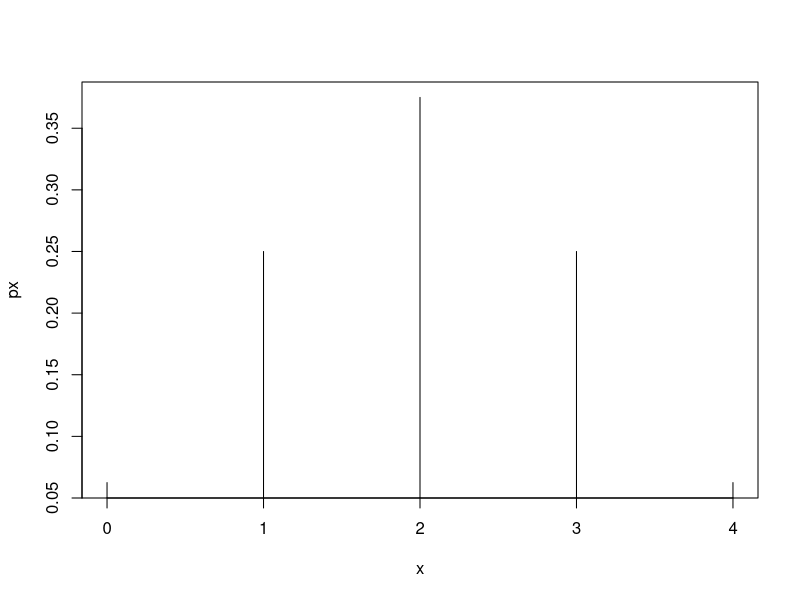
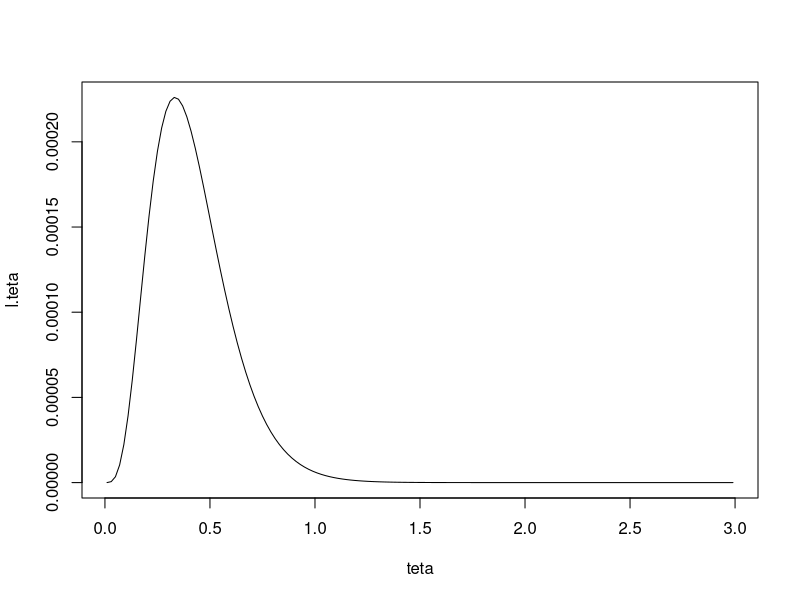
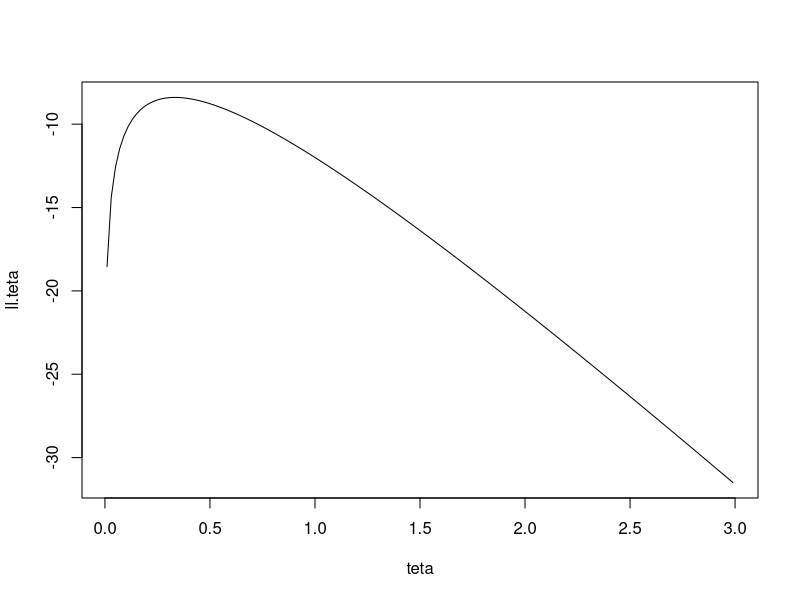
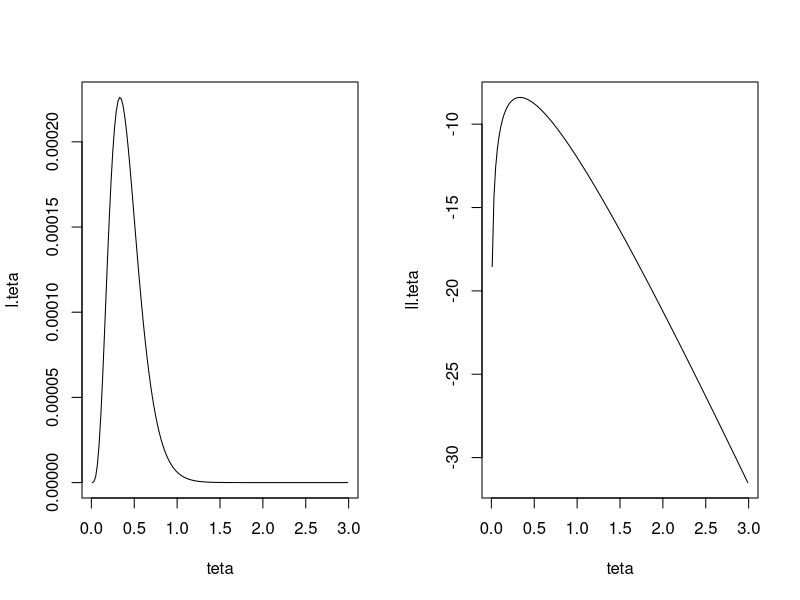
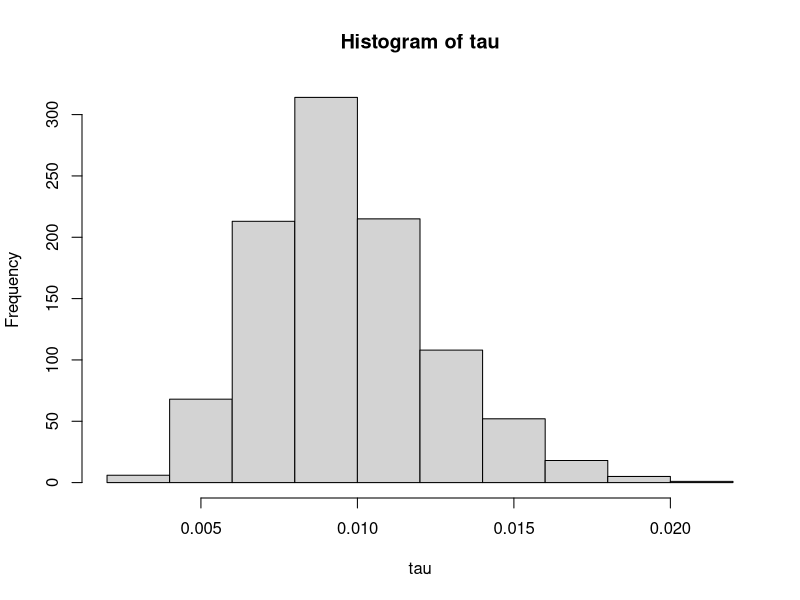
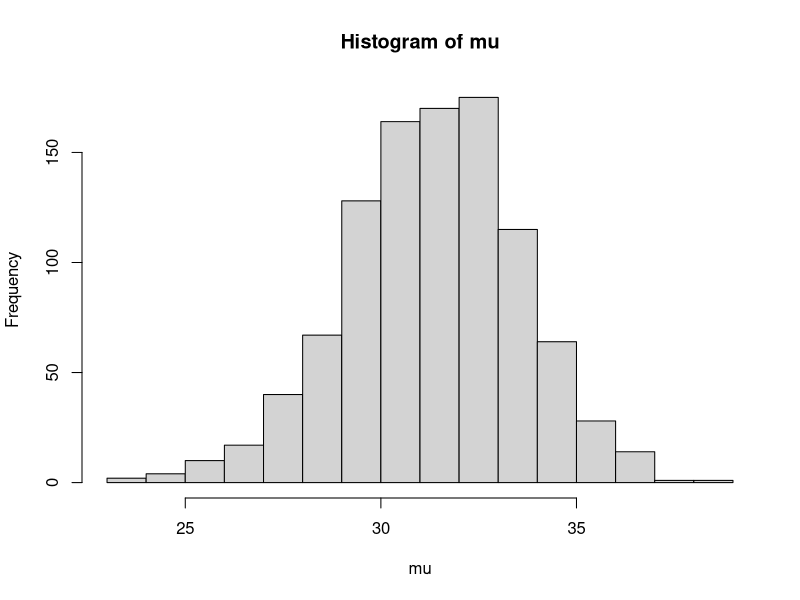
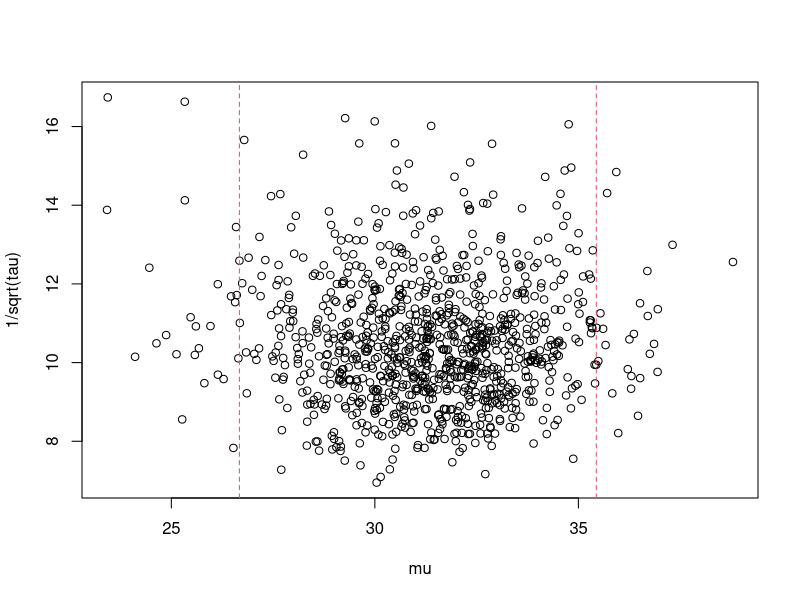
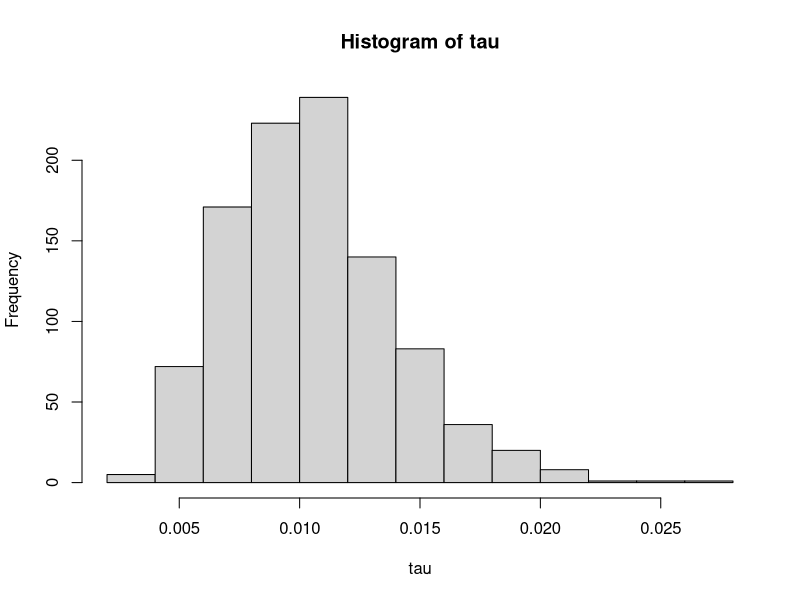

Write R code to recreate these figures, in order.
## exemplo das mulheres grávidas
x <- 0:4
px <- dbinom(x, size = 4, prob = 1/2)
plot(x, px, type = "h")


## versossimilhança Poisson, X=4, n=12
teta <- seq(0.01, 3, 0.02)
# sem a cte normalizadora
l.teta <- exp(-12*teta) * teta^4
plot(teta, l.teta, type = "l")
ll.teta <- -12*teta + 4*log(teta)
plot(teta, ll.teta, type = "l")
par(mfrow=c(1,2))
plot(teta, l.teta, type = "l")
plot(teta, ll.teta, type = "l")
par(mfrow=c(1,1))
# estimador de maxima verossimilhança
teta[l.teta == max(l.teta)]
teta[ll.teta == max(ll.teta)]
# nesse caso eh igual a media da Poisson x/n
4/12

## simulação normal-gama, exemplo dos leitões
# simula priori p(\tau) ~ gama
m <- 1000 # numero de simulacoes
mu1 <- 31.36
alpha1 <- 12
beta1 <- 1254.54
lambda1 <- 22

tau <- rgamma(m, shape = alpha1, rate = beta1)
hist(tau)

# simula priori p(\mu|\tau) ~ normal
mu <- rep(0, m)
for(i in 1:m){
    sigma <- 1/sqrt(22*tau[i]) # 1/sqrt(\tau) = sigma (desvio-padrao)
    mu[i] <- rnorm(1, mu1, sigma)
}

hist(mu, nclass = 20) # t-studemt nao central
plot(mu, 1/sqrt(tau)) # mu, desvio padrao

# intervalo de credibilidade
quantile(mu, c(.025, .975))
abline(v = quantile(mu, c(.025, .975)), lty = 2, col = 2)

## embora se conheça a posterior, que eh uma t-student nao-central, a
## simulacao eh utilizada aqui porque nao ha uma funcao no R para
## calcular essa t. Mas poderia simular uma t-studemt padrao e
## transformar para chegar em mu

## Exercício usando uma priori vaga
alpha0 <- beta0 <- 0.001
lambda0 = 0.0001
mu0 = 0
n <- 20
xbarra <- 30

# media mu1
(lambda0*mu0 + n*xbarra)/(lambda0+n)
# e assim por diante...
# os parametros ficam
m <- 1000
mu1 <- 30
alpha1 <- 10
beta1 <- 950
lambda1 <- 20

tau <- rgamma(m, shape = alpha1, rate = beta1)
hist(tau)

# simula priori p(\mu|\tau) ~ normal
mu <- rep(0, m)
for(i in 1:m){
    sigma <- 1/sqrt(22*tau[i]) # 1/sqrt(\tau) = sigma (desvio-padrao)
    mu[i] <- rnorm(1, mu1, sigma)
}

hist(mu, nclass = 20) # t-studemt nao central
plot(mu, 1/sqrt(tau)) # mu, desvio padrao

# intervalo de credibilidade
quantile(mu, c(.025, .975))
abline(v = quantile(mu, c(.025, .975)), lty = 2, col = 2)
